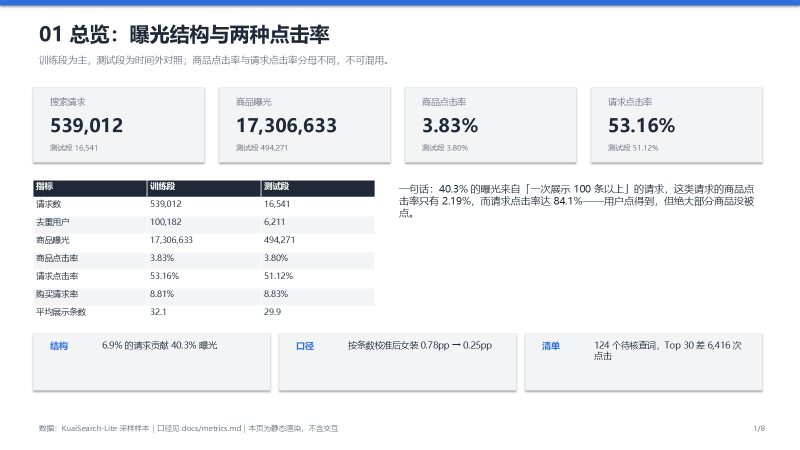
#> input picture dashboards/images/page01.png, 1600 x 900 px (shown at 1/2 size)
$ python -i check_dashboard_assets.py   (imports and definitions only)
#> lines starting #> are read from the running program, lines starting #| are printed output that depends on the picture
#> further down, picture is the input picture: PIL image 1600x900 RGB; mean R, G, B 238.7, 240.2, 242.9
"""Check dashboard exports before publishing: page count, sizes, blank pages, app chrome.

Run after building/exporting the dashboard:
    python scripts/check_dashboard_assets.py

Exit code 1 means the assets are not publishable yet.
"""

from __future__ import annotations

import re
import sys
from pathlib import Path

from PIL import Image, ImageStat
from dashboard_contract import verify_manifest

ROOT = Path(__file__).resolve().parents[1]
IMAGES = ROOT / "dashboards" / "images"
PDF = ROOT / "dashboards" / "看板.pdf"
EXPECTED_PAGES = 8
EXPECTED_SIZE = (1600, 900)
CHROME_STRIP = (0, 15, 1600, 35)
BLANK_STDDEV = 12
CHROME_RATIO = 0.35


# [4 lines left out: function pdf_pages, not called in this run]


def top_grey_ratio(image: Image.Image) -> float:
    """Window chrome shows a light-grey band (#F3F3F3) at the top; clean pages are white.

    Calibration: window screenshots with an app banner ≈ 0.71, rendered slides ≈ 0.05.
    """
    strip = image.crop(CHROME_STRIP).convert("L")
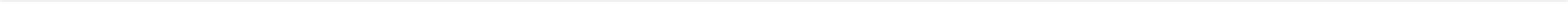
#> strip: PIL image 1600x20 L (shown at 1/2 size); min 234, max 255, mean 253.3
    histogram = strip.histogram()
#> histogram = 256 values, max 25602 at index 255, min 0 at index 0, mean 125
    total = sum(histogram)
#> total = 32000
    return sum(histogram[236:251]) / total if total else 0.0


# [41 lines left out: function main, not called in this run]


# [2 lines not run here, left out]

>>> from PIL import Image
>>> picture = Image.open('../dashboards/images/page01.png')
>>> result = top_grey_ratio(picture)
#> result = 0.0501
